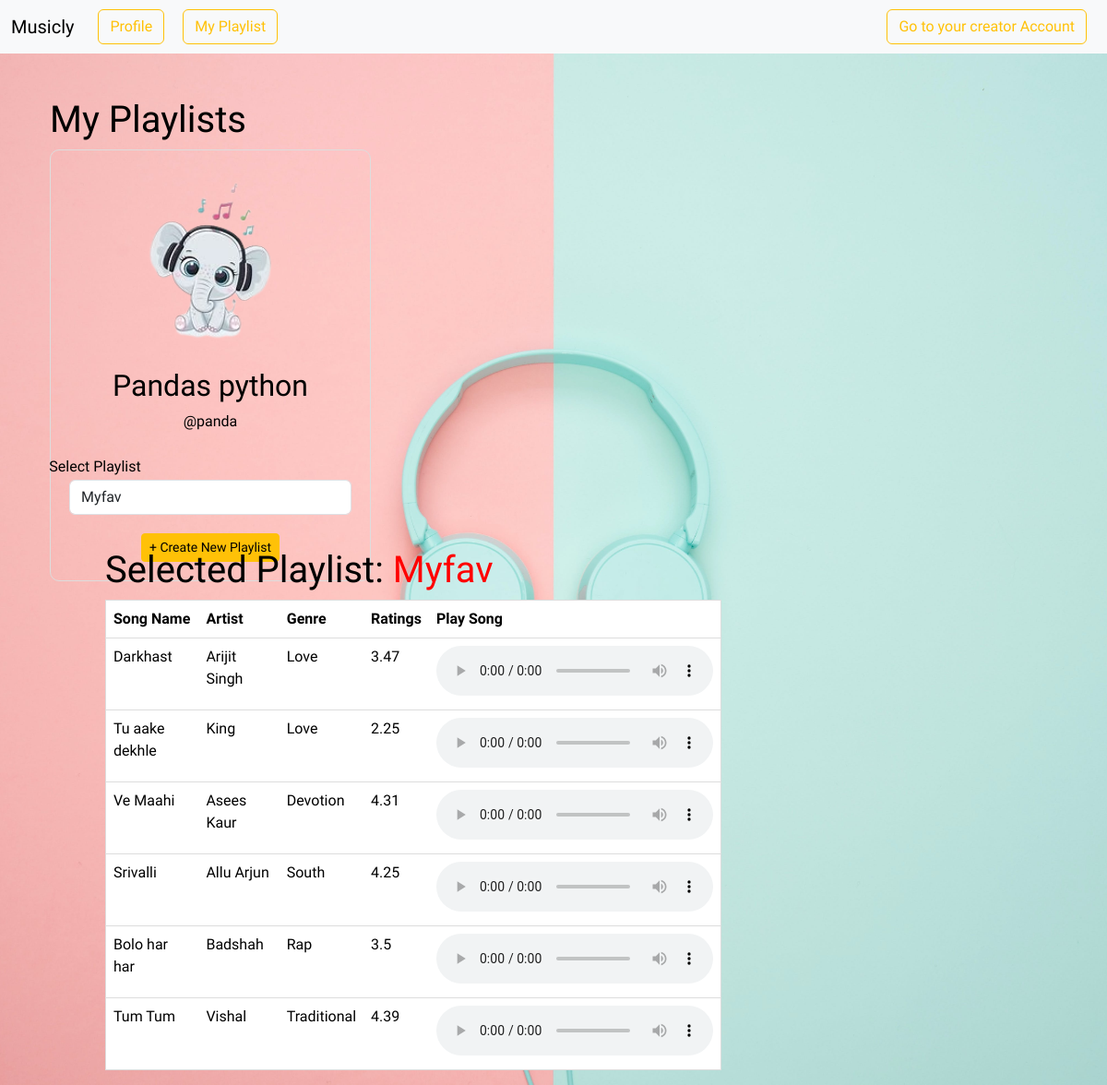
The page /playlist (signed in) on the database its author committed.
### models.py (models this page shows, shortened)
class User(UserMixin, db.Model):
    __tablename__ = 'User'
    id = db.Column(db.Integer, primary_key = True)
    username = db.Column(db.String(32), unique = True, nullable=False)
    passhash = db.Column(db.String(512), nullable = False)
    name = db.Column(db.String(32), nullable=True)
    email = db.Column(db.String(120), unique =True, nullable = False)
    role = db.Column(db.String(26), nullable = False, default='User')
    is_admin = db.Column(db.Boolean, nullable=False, default=False)
    status = db.Column(db.String(16), nullable=False, default="white")
    @property
    def password(self):
        raise AttributeError("Password is not a readable attribute")

class Playlist(db.Model):
    __tablename__='Playlist'
    id = db.Column(db.Integer, primary_key=True)
    owner = db.Column(db.Integer, db.ForeignKey('User.id'), nullable=False)
    playlist_name = db.Column(db.String(255), nullable=False)
    songs = db.Relationship('Songs', secondary="playlist_songs", backref='Playlist') # lazy = True

class Songs(db.Model):
    __tablename__ = 'Songs'
    id = db.Column(db.Integer, primary_key = True)
    name = db.Column(db.String(120), nullable=False)
    artist = db.Column(db.String(32))
    lyrics = db.Column(db.String(1024), nullable = False)
    rating = db.Column(db.Integer, nullable = False, default=0)
    genre = db.Column(db.String(26), nullable=False)
    filename = db.Column(db.String(255), nullable=False)
    imagepath = db.Column(db.String(255), nullable=False)
    album_id = db.Column(db.Integer, db.ForeignKey('Album.id'), nullable = False)
    CreatorId = db.Column(db.Integer, db.ForeignKey('User.id'), nullable = False)

### routes.py (the view)
@app.route('/playlist')
@auth_required
def playlist():
    try:
        user = User.query.get(session["user_id"])
        user_id = user.id
        playlists = db.session.query(Playlist).filter_by(owner = user_id).all()
        selected_playlist_id = request.args.get('playlist_id')
        selected_playlist = next((playlist for playlist in playlists if str(playlist.id) == selected_playlist_id), playlists[0])
        return render_template("playlist.html", user = user, playlists = playlists, selected_playlist=selected_playlist)
    except:
        flash("You haven't created any playlist, Create to continue", "danger")
        return redirect(url_for("createPlaylist"))

### routes.py (called while the page is built)
def auth_required(func):
    @wraps(func)
    def inner(*args, **kwargs):
        if "user_id" not in session:
            flash("Login required.", 'danger')
            return redirect(url_for("login"))
        return func(*args, **kwargs)
    return inner

### templates/playlist.html (shortened to what this page needs)
{% extends 'layout.html' %}
{% block content %}
<div class="container mt-5">
    <h1>My Playlists</h1>
    <div class="row">
        <div class="col-md-4">
            <div class="user-info">
                <img src="../static/icons/ele.png" class="img-fluid rounded-circle mb-3" alt="Music Icon">
                <h2>{{ user.name }}</h2>
                <p>@{{ user.username }}</p>
                <p class="pt">Select Playlist</p>
                <select class="form-control" id="playlistDropdown" onchange="changePlaylist(this)">
                    {% for playlist in playlists %}
                        <option value="{{ playlist.id }}" {% if playlist.id == selected_playlist.id %}selected{% endif %}>{{ playlist.playlist_name }}</option>
                    {% endfor %}
                </select>
                <a href="/createPlaylist" class="btn btn-warning btn-sm bttn"><span class="plus-sign">+</span> Create New Playlist</a>
            </div>
        </div>
<div class="col-md-8 mt">
    <h1>Selected Playlist: <span style="color: red;">{{ selected_playlist.playlist_name }}</span></h1>
    <table class="table playlist-table">
        <thead>
            <tr>
                <th>Song Name</th>
                <th>Artist</th>
                <th>Genre</th>
                <th>Ratings</th>
                <th>Play Song</th>
            </tr>
        </thead>
        <tbody>
            {% if selected_playlist %}
                {% for song in selected_playlist.songs %}
                    <tr>
                        <td>{{ song.name }}</td>
                        <td>{{ song.artist }}</td>
                        <td>{{ song.genre }}</td>
                        <td>{{ song.rating }}</td>
                        <td>
                            <audio controls>
                                <source src="{{ url_for('static', filename='audios/' + song.filename) }}" type="audio/mpeg">
                            </audio>
                        </td>
                    </tr>
                {% endfor %}
            {% else %}
                <tr>
                    <td colspan="3">No playlist selected.</td>
                </tr>
            {% endif %}
        </tbody>
    </table>
</div>
{% endblock %}

### templates/layout.html (style rules this page uses)
body { margin: 0; padding: 0; font-family: 'Balsamiq Sans', 'cursive'; background-color: #454f58; background: center/cover no-repeat url('../static/icons/bg1.jpg'); background-repeat: no-repeat; color: black; }

### templates/playlist.html (style rules this page uses)
img { width: 200px; height: 200px; }
.mt { margin-left: 60px; width: 62%; margin-top: -56px; }
.bttn { margin-top: 20px; }
.pt { margin-left: -250px; margin-top: 25px; margin-bottom: 2px; }
.user-info { border: 1px solid #ddd; padding: 20px; text-align: center; border-radius: 10px; margin-bottom: 20px; }
.playlist-table { margin-top: 1px; padding: 20px; border: 1px solid #ddd; border-radius: 10px; background-color: yellow; }

### rows shown on the page
User: name "Pandas python", username "panda"
Playlist: playlist_name "Myfav"
Songs: name "Darkhast", artist "Arijit Singh", genre "Love", rating "3.47"
Songs: name "Tu aake dekhle", artist "King", genre "Love", rating "2.25"
Songs: name "Ve Maahi", artist "Asees Kaur", genre "Devotion", rating "4.31"
Songs: name "Srivalli", artist "Allu Arjun", genre "South", rating "4.25"
Songs: name "Bolo har har", artist "Badshah", genre "Rap", rating "3.5"
Songs: name "Tum Tum", artist "Vishal", genre "Traditional", rating "4.39"

### other values the page prints
form field value "Myfav"
